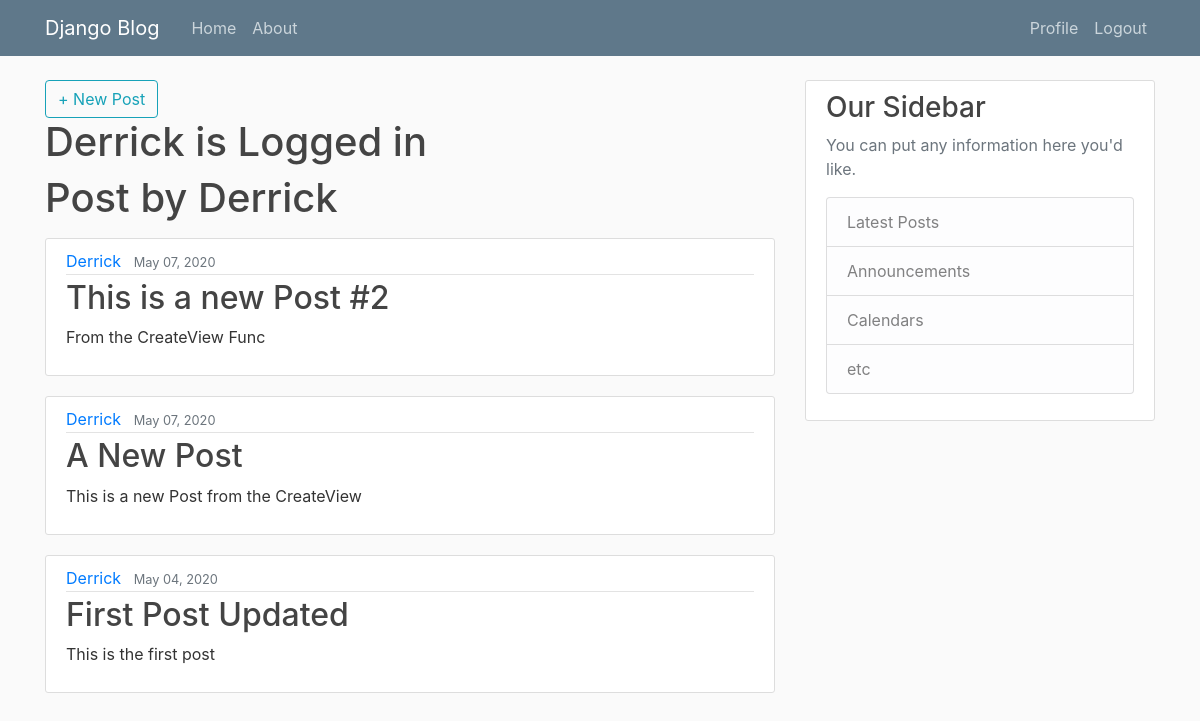
The page /user/Derrick (signed in) on the database its author committed.
### Postapp/models.py (models this page shows, shortened)
class Post(models.Model):
    title = models.CharField(max_length=100)
    content = models.TextField()
    date_posted = models.DateTimeField(default=timezone.now)
    author = models.ForeignKey(User, on_delete=models.CASCADE)

### Postapp/views.py (the view)
class UserPostList(ListView):
    model = Post
    context_object_name = 'posts'
    template_name = 'Postapp/user_post.html'
    ordering = '-date_posted'
    def get_queryset(self):
        user = get_object_or_404(User, username=self.kwargs.get("username"))
        return Post.objects.filter(author=user).order_by('-date_posted')

### Postapp/templates/Postapp/user_post.html
{% extends 'Postapp/base.html' %}
{% block content %}
<h1 class="mb-3">Post by {{ view.kwargs.username }}</h1>
{% for post in posts %}
<article class="media content-section">
    <div class="media-body">
        <div class="article-metadata">
            <a class="mr-2" href="{% url 'user-posts' post.author.username %}">{{ post.author }}</a>
            <small class="text-muted">{{ post.date_posted|date:"F d, Y" }}</small>
        </div>
        <h2><a class="article-title" href="{% url 'post-details' post.id %}">{{ post.title }}</a></h2>
        <p class="article-content">{{ post.content }}</p>
    </div>
</article>
{% endfor %}
{% endblock content %}

### Postapp/templates/Postapp/base.html (shortened to what this page needs)
{% load static %}
<!DOCTYPE html>
<html lang="en">
<head>
    <link rel="stylesheet" href="https://maxcdn.bootstrapcdn.com/bootstrap/4.0.0/css/bootstrap.min.css"
>
    <link rel="stylesheet" type="text/css" href="{% static 'Postapp/main.css' %}">
</head>
<body>
    <header class="site-header">
        <nav class="navbar navbar-expand-md navbar-dark bg-steel fixed-top">
            <div class="container">
                <a class="navbar-brand mr-4" href="#"">Django Blog</a>
                <div class="collapse navbar-collapse" id="navbarToggle">
                    <div class="navbar-nav mr-auto">
                        <a class="nav-item nav-link" href="{% url 'home' %}">Home</a>
                        <a class="nav-item nav-link" href="{% url 'about' %}">About</a>
                    </div>
                    <div class="navbar-nav">
                            {% if user.is_authenticated %}
                                <a class="nav-item nav-link" href="{% url 'profile' %}">Profile</a>
                                <a class="nav-item nav-link" href="{% url 'logout' %}">Logout</a>
                            {% else %}
                            <a class="nav-item nav-link" href="{% url 'login' %}">Login</a>
                            <a class="nav-item nav-link" href="{% url 'register' %}">Register</a>
                            {% endif %}
                    </div>
                </div>
            </div>
        </nav>
    </header>
    <main role="main" class="container">
        <div class="row">
            <div class="col-md-8">
                <a class="btn btn-outline-info" href="{% url 'createpost' %}">+ New Post</a>
                <h2 class="account-heading">{{ user.username }} is Logged in </h2>
                {% block content %}{% endblock %}
            </div>
            <div class="col-md-4">
                <div class="content-section">
                    <h3>Our Sidebar</h3>
                    <p class='text-muted'>You can put any information here you'd like.
                        <ul class="list-group">
                            <li class="list-group-item list-group-item-light">Latest Posts</li>
                            <li class="list-group-item list-group-item-light">Announcements</li>
                            <li class="list-group-item list-group-item-light">Calendars</li>
                            <li class="list-group-item list-group-item-light">etc</li>
                        </ul>
                    </p>
                </div>
            </div>
        </div>
    </main>
</body>
</html>

### Postapp/static/Postapp/main.css (style rules this page uses)
body { background: #fafafa; color: #333333; margin-top: 5rem; }
h1, h2, h3, h4, h5, h6 { color: #444444; }
ul { margin: 0; }
.bg-steel { background-color: #5f788a; }
.site-header .navbar-nav .nav-link { color: #cbd5db; }
.content-section { background: #ffffff; padding: 10px 20px; border: 1px solid #dddddd; border-radius: 3px; margin-bottom: 20px; }
.article-title { color: #444444; }
.article-content { white-space: pre-line; }
.article-metadata { padding-bottom: 1px; margin-bottom: 4px; border-bottom: 1px solid #e3e3e3 }
.account-heading { font-size: 2.5rem; }

### rows shown on the page
Post: author "Derrick", date_posted "May 07, 2020", title "This is a new Post #2", content "From the CreateView Func"
Post: author "Derrick", date_posted "May 07, 2020", title "A New Post", content "This is a new Post from the CreateView"
Post: author "Derrick", date_posted "May 04, 2020", title "First Post Updated", content "This is the first post"

### other values the page prints
{{ user.username }} "Derrick"
{{ view.kwargs.username }} "Derrick"
